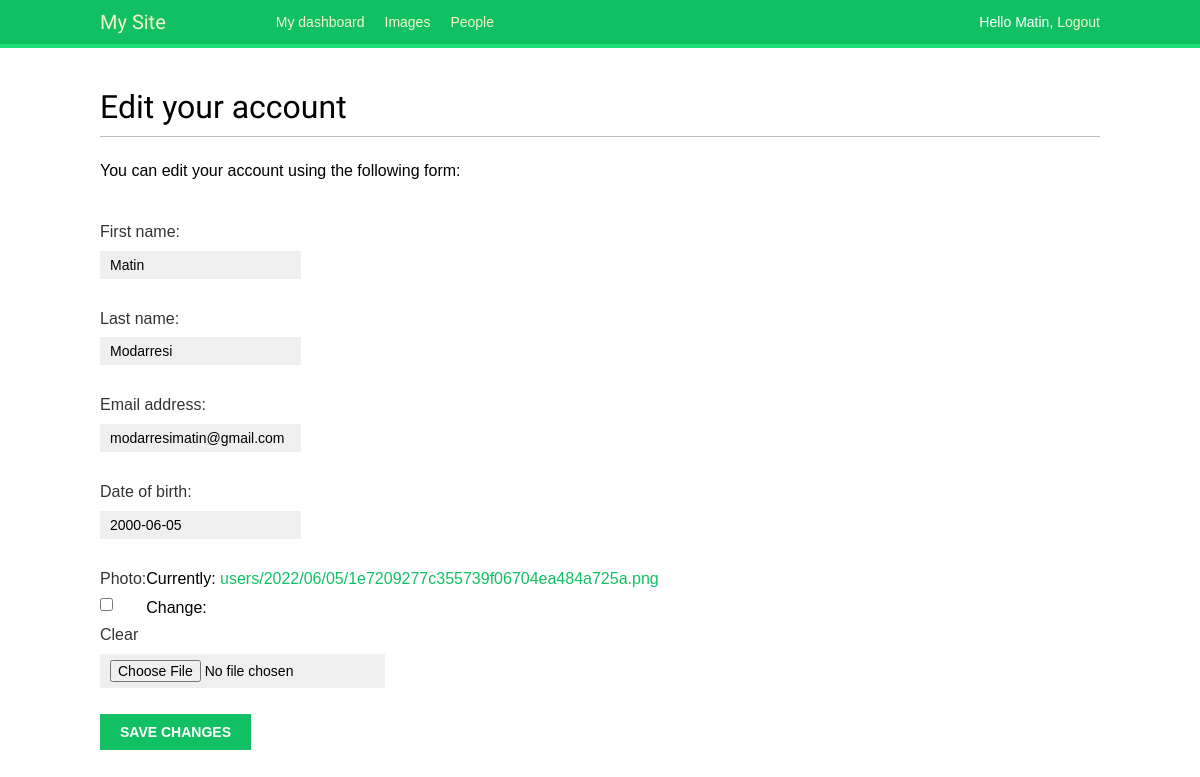
/account/edit/ (signed in), run on an earlier commit of the app's database.
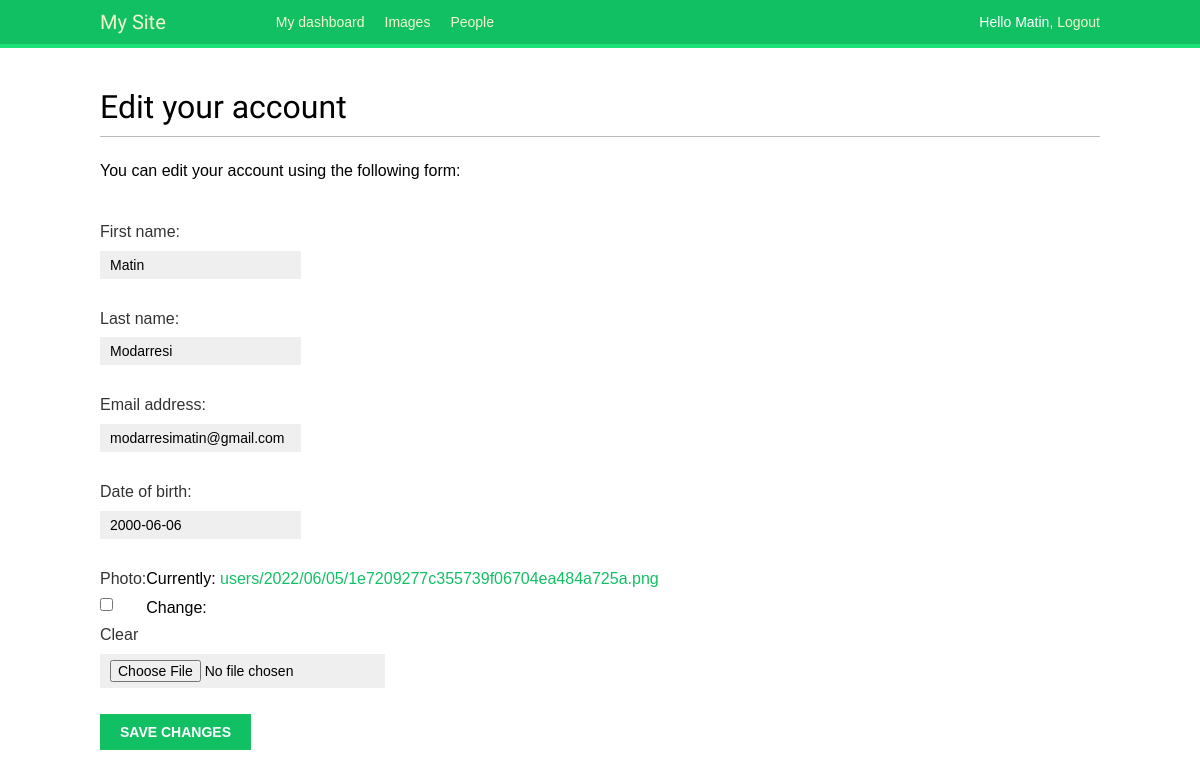
And on a later commit of the database.
### account/models.py (models this page shows, shortened)
class Profile(models.Model):
    user = models.OneToOneField(settings.AUTH_USER_MODEL,on_delete=models.CASCADE)
    date_of_birth = models.DateField(blank=True,null=True)
    photo = models.ImageField(upload_to='users/%Y/%m/%d/',blank = True)

### account/views.py (the view)
# urls.py: path('edit/',views.edit,name='edit'),
@login_required
def edit(request):
    if request.method == 'POST':
        user_form = UserEditForm(instance=request.user,data=request.POST)
        profile_form = ProfileEditForm(instance=request.user.profile,data=request.POST, files=request.FILES)
        if user_form.is_valid() and profile_form.is_valid():
            user_form.save()
            profile_form.save()
            messages.success(request,"Profile updated successfully!")
        else:
            messages.error(request,"Profile updating failed!")
    else:
        user_form = UserEditForm(instance=request.user)
        profile_form = ProfileEditForm(instance=request.user.profile)
    return render(request, 'account/edit.html',{'user_form':user_form,'profile_form':profile_form})

### account/forms.py
class UserEditForm(forms.ModelForm):
    class Meta:
        model = User
        fields = ('first_name','last_name','email')

class ProfileEditForm(forms.ModelForm):
    class Meta:
        model = Profile
        fields = ('date_of_birth','photo')

### account/templates/account/edit.html (shortened to what this page needs)
{% extends "base.html" %}
{% block content %}
  <h1>Edit your account</h1>
  <p>You can edit your account using the following form:</p>
  <form method="post" enctype="multipart/form-data">
    {{ user_form.as_p }}
    {{ profile_form.as_p }}
    <p><input type="submit" value="Save changes"></p>
  </form>
{% endblock %}

### account/templates/base.html (shortened to what this page needs)
{% load static %}
<!DOCTYPE html>
<html>
<head>
  <link href="{% static "css/base.css" %}" rel="stylesheet">
</head>
<body>
  <div id="header">
    <span class="logo">My Site</span>
    {% if request.user.is_authenticated %}
      <ul class="menu">
        <li {% if section == "dashboard" %} class="selected" {% endif %}>
          <a href="{% url "dashboard" %}">My dashboard</a>
        </li>
        <li {% if section == "images" %} class="selected" {% endif %}>
          <a href="{% url "images:list" %}">Images</a>
        </li>
        <li {% if section == "people" %} class="selected" {% endif %}>
          <a href="#">People</a>
        </li>
      </ul>
    {% endif %}
  <span class="user">
    {% if request.user.is_authenticated %}
      Hello {{ request.user.first_name }},
      <a href="{% url "logout" %}">Logout</a>
    {% else %}
      <a href="{% url "login" %}">Log-in</a>
    {% endif %}
  </span>
  </div>
  <div id="content">
    {% block content %}
    {% endblock %}
  </div>
</body>
</html>

### account/static/css/base.css (style rules this page uses)
body { margin:0; padding:0; font-family:helvetica, sans-serif; }
p { line-height: 1.8; }
a { color:#12c064; text-decoration:none; }
h1, h2, h3, h4, h5 , h6 { font-family: 'Muli', sans-serif; font-weight:normal; }
h1 { border-bottom:1px solid #bbb; padding:0 0 10px 0; margin:10px 0 20px 0; }
#header { padding:10px 100px; font-size:14px; background:#12c064; color:#fff; border-bottom:4px solid #1cdf78; overflow:auto; }
#header .logo { font-family: 'Muli', sans-serif; float:left; color:#f3f7cc; font-size:20px; margin-right:10%; }
#header ul.menu { list-style:none; float:left; margin:0; padding:0; }
#header ul.menu li { float:left; padding:4px 10px; }
#header a { color:#f3f7cc; }
#header .user { float:right; padding-top:4px; }
#content { padding:30px 100px; }
form { overflow:auto; }
form p { width:100%; overflow:auto; }
label { float:left; clear:both; color:#333; margin-bottom:4px; }
input, textarea { clear:both; float:left; margin:0 0 10px; background:#efefef; border:0; padding:6px 10px; font-size:14px; }
input[type=submit], a.button { font-weight:bold; background:#12c064; color:#fff; padding:10px 20px; font-size:14px; text-transform:uppercase; }

What changed in the data, as far as the page shows it:
changed Profile: date_of_birth "2000-06-05" → "2000-06-06"
